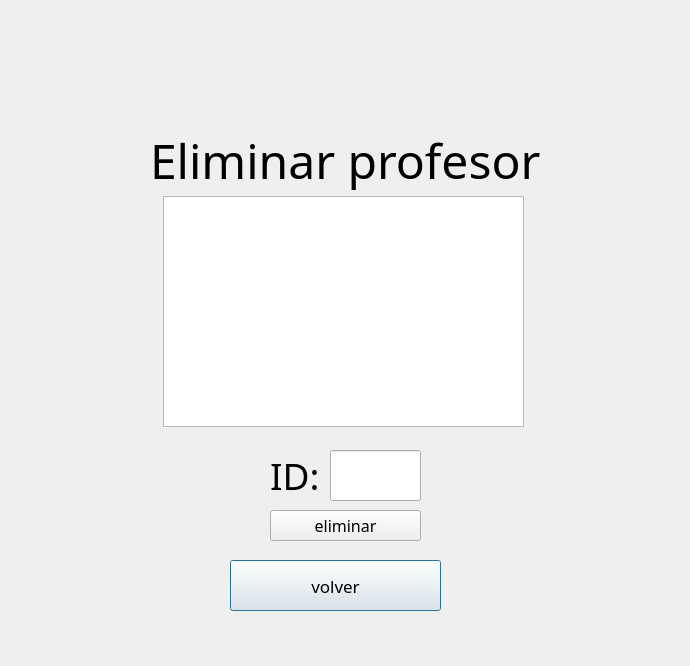
<?xml version="1.0" encoding="UTF-8"?>
<ui version="4.0">
 <class>Dialog</class>
 <widget class="QDialog" name="Dialog">
  <property name="geometry">
   <rect>
    <x>0</x>
    <y>0</y>
    <width>690</width>
    <height>666</height>
   </rect>
  </property>
  <property name="windowTitle">
   <string>Dialog</string>
  </property>
  <widget class="QLabel" name="labelEliminarProf">
   <property name="geometry">
    <rect>
     <x>150</x>
     <y>50</y>
     <width>471</width>
     <height>221</height>
    </rect>
   </property>
   <property name="font">
    <font>
     <family>Franchise</family>
     <pointsize>36</pointsize>
    </font>
   </property>
   <property name="text">
    <string>Eliminar profesor</string>
   </property>
  </widget>
  <widget class="QLineEdit" name="inputID">
   <property name="geometry">
    <rect>
     <x>330</x>
     <y>450</y>
     <width>91</width>
     <height>51</height>
    </rect>
   </property>
   <property name="font">
    <font>
     <pointsize>11</pointsize>
    </font>
   </property>
   <property name="text">
    <string/>
   </property>
  </widget>
  <widget class="QLabel" name="ID">
   <property name="geometry">
    <rect>
     <x>270</x>
     <y>450</y>
     <width>51</width>
     <height>51</height>
    </rect>
   </property>
   <property name="font">
    <font>
     <family>High Jakarta</family>
     <pointsize>28</pointsize>
     <weight>50</weight>
     <bold>false</bold>
    </font>
   </property>
   <property name="text">
    <string>ID:</string>
   </property>
  </widget>
  <widget class="QPushButton" name="btnVolver">
   <property name="geometry">
    <rect>
     <x>230</x>
     <y>560</y>
     <width>211</width>
     <height>51</height>
    </rect>
   </property>
   <property name="font">
    <font>
     <family>High Jakarta</family>
     <pointsize>13</pointsize>
     <weight>50</weight>
     <italic>false</italic>
     <bold>false</bold>
     <underline>false</underline>
     <strikeout>false</strikeout>
     <kerning>true</kerning>
    </font>
   </property>
   <property name="text">
    <string>volver</string>
   </property>
  </widget>
  <widget class="QPushButton" name="btnEliminar">
   <property name="geometry">
    <rect>
     <x>270</x>
     <y>510</y>
     <width>151</width>
     <height>31</height>
    </rect>
   </property>
   <property name="font">
    <font>
     <family>High Jakarta</family>
     <pointsize>12</pointsize>
     <weight>50</weight>
     <italic>false</italic>
     <bold>false</bold>
     <underline>false</underline>
     <strikeout>false</strikeout>
     <kerning>true</kerning>
    </font>
   </property>
   <property name="text">
    <string>eliminar</string>
   </property>
  </widget>
  <widget class="QTextEdit" name="textEdit">
   <property name="geometry">
    <rect>
     <x>163</x>
     <y>196</y>
     <width>361</width>
     <height>231</height>
    </rect>
   </property>
  </widget>
 </widget>
 <resources/>
 <connections/>
</ui>
